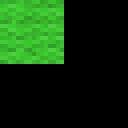

Tiled map render using the project's own tile images. Description and the map definition, with tile-layer contents summarised, below:
An orthogonal 2x2 tile map with 64x64 px tiles, 1 tile layer (Tile Layer 1).

<map version="1.0" orientation="orthogonal" renderorder="left-up" width="2" height="2" tilewidth="64" tileheight="64" nextobjectid="1">
 <tileset firstgid="1" name="terrain" tilewidth="64" tileheight="64" tilecount="256" columns="16">
  <image source="terrain.png" width="1024" height="1024" />
 </tileset>
 <layer name="Tile Layer 1" width="1" height="1">
  <data>[1 cells, 1 non-empty, 1 distinct tile ids]</data>
 </layer>
</map>
